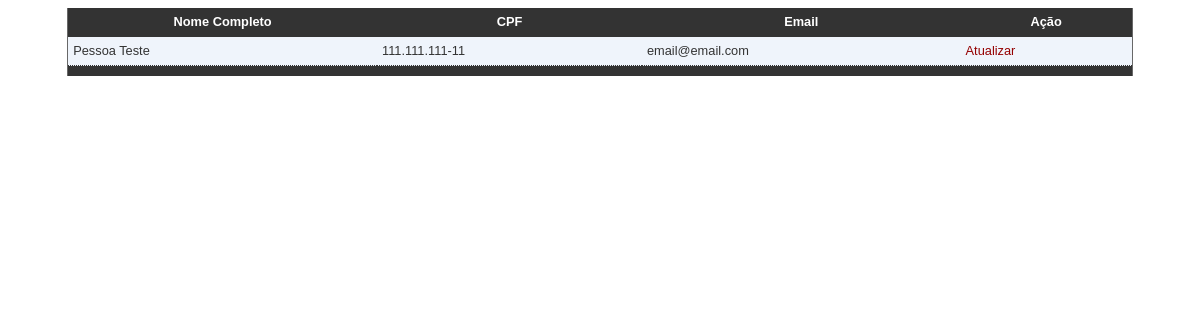
Page /src/Module/Pessoa/view/index.php on the earlier database version.
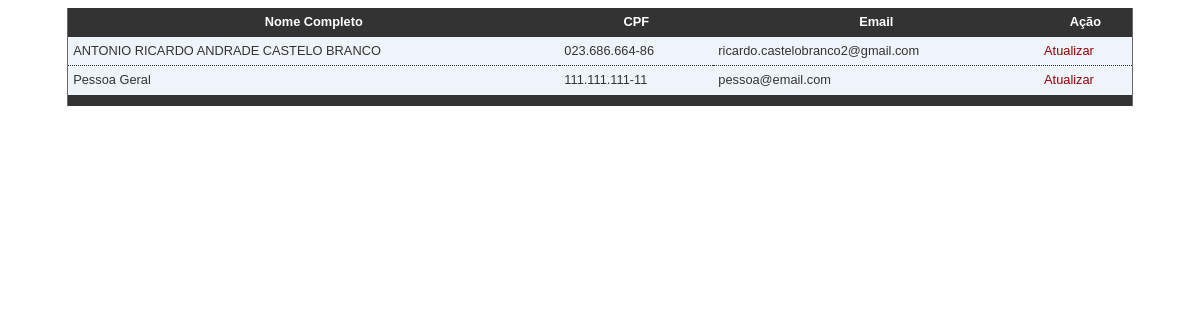
Same page on the later database version.
### tables this page shows
CREATE TABLE `pessoa` (
  `cpf` varchar(11) NOT NULL,
  `email` text,
  `nome_pessoa` text,
  `senha` text,
  `id_perfil` int(11) DEFAULT NULL,
  PRIMARY KEY (`cpf`),
  KEY `id_perfil` (`id_perfil`),
  CONSTRAINT `pessoa_ibfk_1` FOREIGN KEY (`id_perfil`) REFERENCES `perfil` (`id_perfil`)
);

### src/Module/Pessoa/Model/PessoaTabela.php (called while the page is built, shortened)
<?php
class PessoaTabela implements \CasteloBranco\Canil\Interfaces\ITabela{
    public static function getInstancia() {
        $ds = new \CasteloBranco\Canil\Data\ClientDataSet();
        return $ds->setTable("pessoa");
    }
    public static function findAll() {
        $ds = self::getInstancia();
        $table = $ds->mountTable();
        return $ds->getTable($table);
    }
}

### src/Data/ClientDataSet.php (called while the page is built, shortened)
<?php
class ClientDataSet {
    private $table;
    public function mountTable(){
        $ds = new Table\SelectData($this->table);
        return $ds;
    }
    public function getTable(Table\SelectData $ds){
        return $ds->table();
    }
    public function setTable($table) {
        $this->table = $table;
        return $this;
    }
}

### src/Data/Table/SelectData.php (called while the page is built, shortened)
<?php
class SelectData extends DataSet{
    private $table;
    private $join = array();
    private $order = array();
    private $group = array();
    private $where = array();
    private $having = array();
    private $limit = array();
    public function __construct($tblName) {
        $this->table = $tblName;
    }
    public function getComando() {
        $cmd = "SELECT ".substr($this->getCols(),0,-1)." FROM $this->table".$this->space($this->join);
        $cmd .= $this->getJoin().$this->space($this->where);
        $cmd .= $this->getWhere().$this->space($this->group);
        $cmd .= substr($this->getGroup(),0,-1).$this->space($this->having);
        $cmd .= $this->getHaving().$this->space($this->order);
        $cmd .= substr($this->getOrder(),0,-1).$this->space($this->limit);
        $cmd .= substr($this->getLimit(),0,-1).";";
        return $cmd;
    }
    private function getCols(){
        $cols = NULL;
        $cols .= $this->getConcat();
        return "* ";
    }
    private function getConcat(){
        $concat = NULL;
        return $concat;
    }
    private function getJoin(){
        $join = NULL;
        return $join;
    }
     private function getOrder(){
        $order = NULL;
        return $order;
    }
    private function getGroup(){
        $group = NULL;
        return $group;
    }
    private function getHaving(){
        $having = NULL;
        return $having;
    }
    private function getWhere(){
        $where = NULL;
        return $where;
    }
    private function getLimit(){
        $limit = NULL;
        return $limit;
    }
    private function space(array $var){
        return NULL;
    }
    public function table($sql = NULL) {
        $sql .= $this->getComando();
        return parent::table($sql);
    }
}

### src/Data/DataSet.php (called while the page is built, shortened)
<?php
class DataSet {
    private function init($sql){
        try{
            $con = Conexao::getConection();
            $stmt = $con->prepare($sql);
            $stmt->execute();
            return $stmt;
        } catch (\PDOException $ex) {
            throw $ex;
        }
    }
    public function table($sql){
        $table = $this->init($sql);
        return $table->fetchAll(\PDO::FETCH_OBJ);
    }
}

### src/Module/Pessoa/Controller/PessoaController.php (called while the page is built, shortened)
<?php
class PessoaController implements IController{
    public function indexAction() {
        $pessoas = \CasteloBranco\Canil\Module\Pessoa\Model\PessoaTabela::findAll();
        return array(
            "pessoas" => $pessoas,
        );
    }
    public function geraCpf($str){
        $cpf = str_split($str,3);
        return $cpf[0].".".$cpf[1].".".$cpf[2]."-".$cpf[3];
    }
}

### src/Module/Pessoa/view/index.php (the view, shortened to what this page needs)
<!DOCTYPE html>
<html>
    <head>
        <link href="../../../public/css/principal.css" type="text/css" rel="stylesheet">
        <?php
            $ctrl = new \CasteloBranco\Canil\Module\Pessoa\Controller\PessoaController();
            $dados = $ctrl->indexAction();
        ?>
    </head>
    <body>
        <table class="sortable">
            <thead>
                <tr>
                    <th>Nome Completo</th><th>CPF</th><th>Email</th><th>Ação</th>
                </tr>
            </thead>
            <tbody>
                <?php foreach($dados['pessoas'] as $row): ?>
                <tr>
                    <td><?php echo $row->nome_pessoa; ?></td>
                    <td><?php echo $ctrl->geraCpf($row->cpf); ?></td>
                    <td><?php echo $row->email; ?></td>
                    <td><a href="edit.php?cpf=<?php echo $row->cpf;?>">Atualizar</a></td>
                </tr>
                <?php endforeach;?>
            </tbody>
            <tfoot>
                <tr>
                    <td colspan="4"></td>
                </tr>
            </tfoot>
        </table>
    </body>
</html>

Differences in the rows shown:
added pessoa: nome_pessoa "ANTONIO RICARDO ANDRADE CASTELO BRANCO", cpf "023.686.664-86", email "ricardo.castelobranco2@gmail.com"
changed pessoa: nome_pessoa "Pessoa Teste" → "Pessoa Geral"; email "email@email.com" → "pessoa@email.com"
